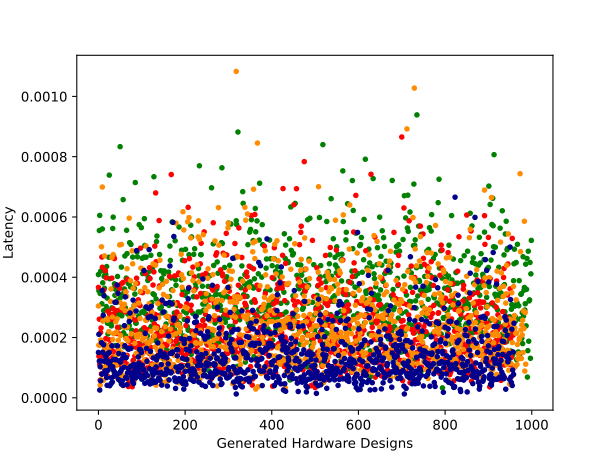

The Python source for this figure:
import matplotlib.pyplot as plt
import math
import numpy as np
import copy
fname1="plotter_space_vis.svg"
raw_data0=np.load('vis_data_noc0.npy',allow_pickle=True)
raw_data0=raw_data0.item()
# for i in raw_data0:
#     for j in range(len(raw_data0[i])):
#         raw_data0[i][j]=1/raw_data0[i][j]
#     raw_data0[i]=(np.array(raw_data0[i])-np.mean(raw_data0[i]))/np.std(raw_data0[i])
raw_data1=np.load('vis_data_noc1.npy',allow_pickle=True)
raw_data1=raw_data1.item()
# for i in raw_data1:
#     for j in range(len(raw_data1[i])):
#         raw_data1[i][j]=1/raw_data1[i][j]
#     raw_data1[i] = (np.array(raw_data1[i]) - np.mean(raw_data1[i])) / np.std(raw_data1[i])
raw_data2=np.load('vis_data_noc2.npy',allow_pickle=True)
raw_data2=raw_data2.item()
# for i in raw_data2:
#     for j in range(len(raw_data2[i])):
#         raw_data2[i][j]=1/raw_data2[i][j]
#     raw_data2[i] = (np.array(raw_data2[i]) - np.mean(raw_data2[i])) / np.std(raw_data2[i])
raw_data3=np.load('vis_data_noc3.npy',allow_pickle=True)
raw_data3=raw_data3.item()
# for i in raw_data3:
#     for j in range(len(raw_data3[i])):
#         raw_data3[i][j]=1/raw_data3[i][j]
#     raw_data3[i] = (np.array(raw_data3[i]) - np.mean(raw_data3[i])) / np.std(raw_data3[i])

fig, ax1 = plt.subplots()
ax1.set_xlabel('Generated Hardware Designs')
ax1.set_ylabel('Latency')
ax1.scatter(list(range(len(raw_data3['latency']))),[1/4/i for i in raw_data3['latency']],s=10, c='g')
ax1.scatter(list(range(len(raw_data2['latency']))),[1/4/i for i in raw_data2['latency']],s=10, c='red')
ax1.scatter(list(range(len(raw_data1['latency']))),[1/4/i for i in raw_data1['latency']],s=10, c='darkorange')
ax1.scatter(list(range(len(raw_data0['latency']))),[1/4/i for i in raw_data0['latency']],s=10, c='darkblue')
plt.savefig(fname1)

fname2="plotter_space_vis_ene.svg"
fig1, ax2 = plt.subplots()
ax2.set_xlabel('Generated Hardware Designs')
ax2.set_ylabel('Energy')
ax2.scatter(list(range(len(raw_data3['energy']))),[1/i*1000 for i in raw_data3['energy']],s=10, c='g')
ax2.scatter(list(range(len(raw_data2['energy']))),[1/i*1000 for i in raw_data2['energy']],s=10, c='red')
ax2.scatter(list(range(len(raw_data1['energy']))),[1/i*1000 for i in raw_data1['energy']],s=10, c='darkorange')
ax2.scatter(list(range(len(raw_data0['energy']))),[1/i*1000 for i in raw_data0['energy']],s=10, c='darkblue')
plt.savefig(fname2)


# fname3="plotter_space_vis_edp.svg"
# fig2, ax3 = plt.subplots()
# ax3.set_xlabel('Generated Hardware Designs')
# ax3.set_ylabel('EDP')
# ax3.scatter(list(range(len(raw_data3['edp']))),[1/i for i in raw_data3['edp']],s=10, c='g')
# ax3.scatter(list(range(len(raw_data2['edp']))),[1/i for i in raw_data2['edp']],s=10, c='red')
# ax3.scatter(list(range(len(raw_data1['edp']))),[1/i for i in raw_data1['edp']],s=10, c='darkorange')
# ax3.scatter(list(range(len(raw_data0['edp']))),[1/i for i in raw_data0['edp']],s=10, c='darkblue')
# plt.savefig(fname3)



fname4="plotter_space_vis_lat_ene.svg"
fig3, ax4 = plt.subplots()
ax4.set_xlabel('Energy')
ax4.set_ylabel('Latency')
ax4.scatter([i/1000 for i in raw_data3['energy']],[i*4 for i in raw_data3['latency']],s=10, c='g')
ax4.scatter([i/1000 for i in raw_data2['energy']],[i*4 for i in raw_data2['latency']],s=10, c='red')
ax4.scatter([i/1000 for i in raw_data1['energy']],[i*4 for i in raw_data1['latency']],s=10, c='darkorange')
ax4.scatter([i/1000 for i in raw_data0['energy']],[i*4 for i in raw_data0['latency']],s=10, c='darkblue')
ax4.set_xlim(0.3,1)
ax4.set_ylim(600,4000)
plt.savefig(fname4)


fname5="plotter_space_vis_lat_3d.svg"
fig4 = plt.figure()
ax5 = fig4.add_subplot(111, projection='3d')
# ax5.set_xlabel('Generated Hardware Designs')
# ax5.set_ylabel('NoC Designs')
# ax5.set_zlabel('Latency')
print(len(np.ones((len(raw_data3['latency']),))*3))
print(len(list(range(len(raw_data3['latency'])))))
ax5.scatter(list(range(len(raw_data3['latency']))),np.ones((len(raw_data3['latency']),))*3,[1/4/i*10e3 for i in raw_data3['latency']],s=10, c='g')
ax5.scatter(list(range(len(raw_data2['latency']))),np.ones((len(raw_data2['latency']),))*2,[1/4/i*10e3 for i in raw_data2['latency']],s=10, c='red')
ax5.scatter(list(range(len(raw_data1['latency']))),np.ones((len(raw_data1['latency']),)),[1/4/i*10e3 for i in raw_data1['latency']],s=10, c='darkorange')
ax5.scatter(list(range(len(raw_data0['latency']))),np.zeros((len(raw_data0['latency']),)),[1/4/i*10e3 for i in raw_data0['latency']],s=10, c='darkblue')
ax5.ticklabel_format(style='sci',axis='z')
ax5.zaxis.set_tick_params(labelsize=14)
ax5.yaxis.set_tick_params(labelsize=14)
ax5.xaxis.set_tick_params(labelsize=14)
plt.show()
plt.savefig(fname5)




fname6="plotter_space_vis_ene_3d.svg"
fig5 = plt.figure()
ax6 = fig5.add_subplot(111, projection='3d')
# ax5.set_xlabel('Generated Hardware Designs')
# ax5.set_ylabel('NoC Designs')
# ax5.set_zlabel('Latency')
print(len(np.ones((len(raw_data3['energy']),))*3))
print(len(list(range(len(raw_data3['energy'])))))
ax6.scatter(list(range(len(raw_data3['energy']))),np.ones((len(raw_data3['energy']),))*3,[1/i*1000 for i in raw_data3['energy']],s=10, c='g')
ax6.scatter(list(range(len(raw_data2['energy']))),np.ones((len(raw_data2['energy']),))*2,[1/i*1000 for i in raw_data2['energy']],s=10, c='red')
ax6.scatter(list(range(len(raw_data1['energy']))),np.ones((len(raw_data1['energy']),)),[1/i*1000 for i in raw_data1['energy']],s=10, c='darkorange')
ax6.scatter(list(range(len(raw_data0['energy']))),np.zeros((len(raw_data0['energy']),)),[1/i*1000 for i in raw_data0['energy']],s=10, c='darkblue')
ax6.ticklabel_format(style='sci',axis='z')
ax6.zaxis.set_tick_params(labelsize=14)
ax6.yaxis.set_tick_params(labelsize=14)
ax6.xaxis.set_tick_params(labelsize=14)
plt.show()
plt.savefig(fname5)



xlim=(0.3e3,1e3)
ylim=(600/4,4000/4)
raw_data0_cp= {'latency':[],'energy':[]}
raw_data1_cp= {'latency':[],'energy':[]}
raw_data2_cp= {'latency':[],'energy':[]}
raw_data3_cp= {'latency':[],'energy':[]}

for i in range(len(raw_data0['energy'])):
    if raw_data0['energy'][i]>xlim[0] and raw_data0['energy'][i]<xlim[1]  and raw_data0['latency'][i]>ylim[0] and raw_data0['latency'][i]<ylim[1]:
        raw_data0_cp['latency'].append(raw_data0['latency'][i])
        raw_data0_cp['energy'] .append( raw_data0['energy'][i])
for i in range(len(raw_data1['energy'])):
    if raw_data1['energy'][i]>xlim[0] and raw_data1['energy'][i]<xlim[1]  and raw_data1['latency'][i]>ylim[0] and raw_data1['latency'][i]<ylim[1]:
        raw_data1_cp['latency'].append(raw_data1['latency'][i])
        raw_data1_cp['energy'] .append( raw_data1['energy'][i])
for i in range(len(raw_data2['energy'])):
    if raw_data2['energy'][i]>xlim[0] and raw_data2['energy'][i]<xlim[1]  and raw_data2['latency'][i]>ylim[0] and raw_data2['latency'][i]<ylim[1]:
        raw_data2_cp['latency'].append(raw_data2['latency'][i])
        raw_data2_cp['energy'] .append(raw_data2['energy'][i])
for i in range(len(raw_data3['energy'])):
    if raw_data3['energy'][i]>xlim[0] and raw_data3['energy'][i]<xlim[1]  and raw_data3['latency'][i]>ylim[0] and raw_data3['latency'][i]<ylim[1]:
        raw_data3_cp['latency'].append(raw_data3['latency'][i])
        raw_data3_cp['energy'] .append( raw_data3['energy'][i])

fname7="plotter_space_vis_lat_ene_3d.svg"
fig6 = plt.figure()
ax7= fig6.add_subplot(111, projection='3d')

ax7.scatter([i/1000 for i in raw_data3_cp['energy']],[i*4 for i in raw_data3_cp['latency']],np.ones((len(raw_data3_cp['energy']),))*3,s=10, c='g')
ax7.set_xlim3d(0.3,1)
ax7.set_ylim3d(600,4000)
ax7.scatter([i/1000 for i in raw_data2_cp['energy']],[i*4 for i in raw_data2_cp['latency']],np.ones((len(raw_data2_cp['energy']),))*2,s=10, c='red')
ax7.scatter([i/1000 for i in raw_data1_cp['energy']],[i*4 for i in raw_data1_cp['latency']],np.ones((len(raw_data1_cp['energy']),))*1,s=10, c='darkorange')
ax7.scatter([i/1000 for i in raw_data0_cp['energy']],[i*4 for i in raw_data0_cp['latency']],np.ones((len(raw_data0_cp['energy']),))*0,s=10, c='darkblue')

ax7.ticklabel_format(style='sci',axis='z')
ax7.zaxis.set_tick_params(labelsize=14)
ax7.yaxis.set_tick_params(labelsize=14)
ax7.xaxis.set_tick_params(labelsize=14)
plt.show()
plt.savefig(fname7)
